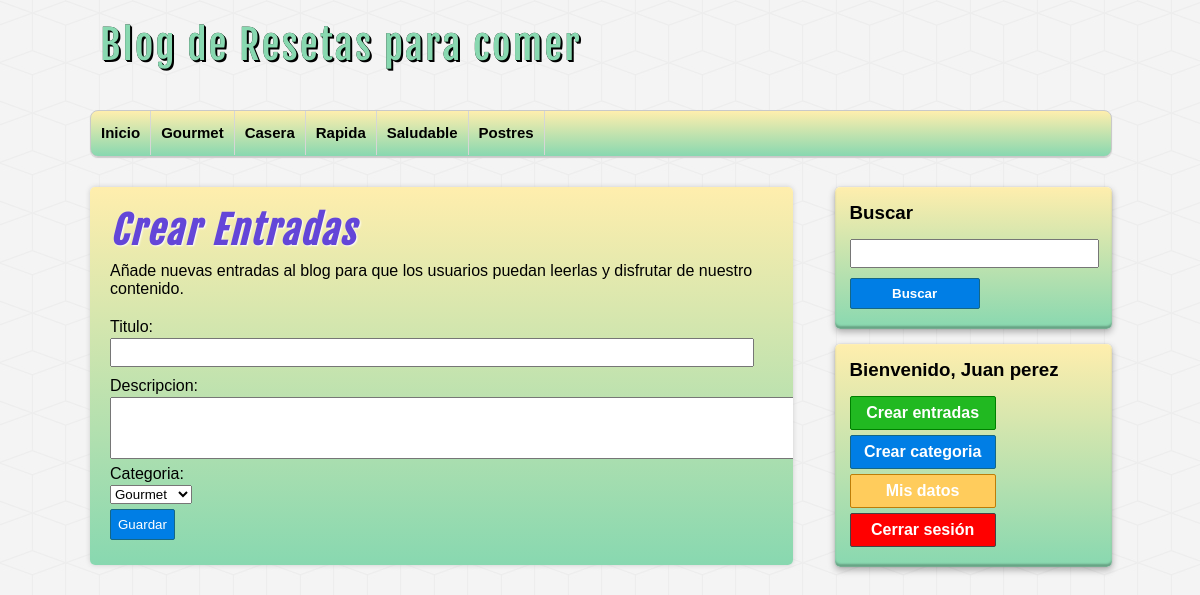
Screenshot of /crear-entradas.php (signed in) with the database file from the repository.
### tables this page shows
CREATE TABLE IF NOT EXISTS `categorias` (
  `id` int NOT NULL AUTO_INCREMENT,
  `nombre` varchar(100) DEFAULT NULL,
  PRIMARY KEY (`id`)
);

### includes/helpers.php (called while the page is built, shortened)
<?php
function conseguirCategorias($conexion)
{
	$sql = "SELECT * FROM categorias ORDER BY id ASC;";
	$categorias = mysqli_query($conexion, $sql);
	$resultado = array();
	if ($categorias && mysqli_num_rows($categorias) >= 1) {
		$resultado = $categorias;
	}
	return $resultado;
}

### crear-entradas.php (the view, shortened to what this page needs)
<?php require_once 'includes/header.php'; ?>
<?php require_once 'includes/sidebar.php'; ?>
<div id="principal">
  <h1>Crear Entradas</h1>
  <p>
    Añade nuevas entradas al blog para que los usuarios puedan leerlas y disfrutar de nuestro contenido.
  </p>
  <br>
  <form action="actions/guardar-entrada.php" method="POST">
    <label>Titulo:</label>
    <input type="text" name="titulo">
    <label>Descripcion:</label>
    <textarea rows="4" cols="99" name="descripcion"></textarea>
    <label>Categoria:</label>
    <select name="categoria">
      <?php
      $categorias = conseguirCategorias($db);
      if (!empty($categorias)) :
        while ($categoria = mysqli_fetch_assoc($categorias)) :
      ?>
          <option value="<?= $categoria['id'] ?>">
            <?= $categoria['nombre'] ?>
          </option>
      <?php
        endwhile;
      endif;
      ?>
    </select>
    <input type="submit" value="Guardar">
  </form>
</div>

### includes/header.php (shortened to what this page needs)
<?php require_once 'conexion.php'; ?>
<?php require_once 'includes/helpers.php'; ?>
<!DOCTYPE html>
<html lang="es">
<head>
    <link rel="stylesheet" href="assets/css/style.css">
</head>
<body>
    <header id="cabecera">
        <div id="logo">
            <a href="index.php">
                Blog de Resetas para comer
            </a>
        </div>
        <nav id="menu">
            <ul>
                <li>
                    <a href="index.php">Inicio</a>
                </li>
                <?php
                $categorias = conseguirCategorias($db);
                if (!empty($categorias)) :
                    while ($categoria = mysqli_fetch_assoc($categorias)) :
                ?>
                        <li>
                            <a href="categoria.php?id=<?= $categoria['id'] ?>"><?= $categoria['nombre'] ?></a>
                        </li>
                <?php
                    endwhile;
                endif;
                ?>
            </ul>
        </nav>
    </header>
    <div id="contenedor">

### assets/css/style.css (style rules this page uses)
* { margin: 0px; padding: 0px; font-family: sans-serif, Helvetica, Arial; text-decoration: none; }
body { background: url(../img/cubes.png) #f4f4f4; }
#cabecera { width: 85%; height: auto; background: transparent; margin: 0px auto; }
#logo { float: left; width: 540px; height: 110px; }
#logo a { font-family: "fajala", Helvetica; font-size: 40px; letter-spacing: 2px; color: #88d8b0; text-shadow: 0px 0px 0px black, 1px 1px 0px black, 2px 2px 0px black; transition: all 500ms; line-height: 90px; margin-left: 10px; }
#menu { clear: both; width: 100%; height: 45px; background: linear-gradient(to bottom, #ffeead 0px, #88d8b0 100%); border: 1px solid #c9c9c9; border-radius: 8px; box-shadow: 0px 1px 1px #ccc; overflow: hidden; }
#menu ul { list-style: none; }
#menu ul li { float: left; line-height: 44px; border-right: 1px solid #d6d6d6; }
#menu ul li a { display: block; padding-left: 10px; padding-right: 10px; font-size: 15px; font-weight: bold; color: #000000; }
#contenedor { width: 85%; height: auto; margin: 0px auto; margin-top: 30px; margin-bottom: 30px; }
label, input[type="text"], input[type="email"], input[type="password"] { display: block; width: 95%; margin-top: 2px; margin-bottom: 2px; }
input[type="text"], input[type="email"], input[type="password"] { padding: 5px; margin-bottom: 10px; }
input[type="button"], input[type="submit"], .boton { margin-top: 5px; margin-bottom: 5px; display: block; border-radius: 2px; color: white; background: #007ee5; border: 1px solid #156785; cursor: pointer; padding: 7px; }
#principal { float: left; width: 65%; min-height: min-content; margin-bottom: 35px; background: linear-gradient(to bottom, #ffeead 0px, #88d8b0 100%); color: #000000; border-radius: 5px; box-shadow: 0px 0px 5px #ccc; padding: 20px; overflow: hidden; }
#principal h1 { font-size: 38px; font-style: oblique; color: #6346d8; letter-spacing: 2px; text-shadow: 1px 1px 2px #fff; font-family: "fajala"; }
#principal p { margin-top: 8px; }

### rows the page displays
categorias: nombre "Gourmet"
categorias: nombre "Casera"
categorias: nombre "Rapida"
categorias: nombre "Saludable"
categorias: nombre "Postres"

### other values shown
$_SESSION['usuario']['nombre'] "Juan"
$_SESSION['usuario']['apellidos'] "perez"
form field categoria "Gourmet"
